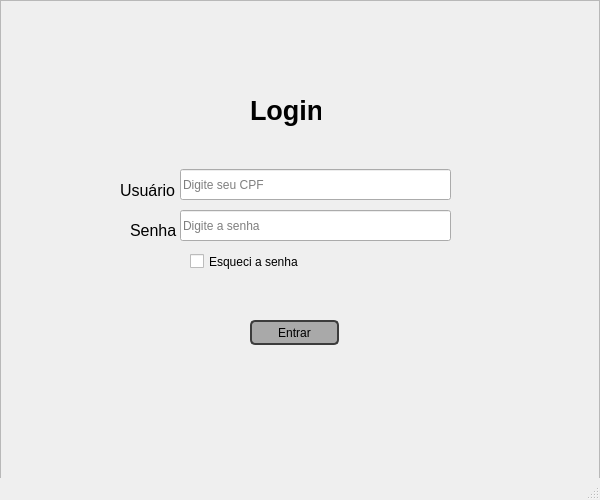
<?xml version="1.0" encoding="UTF-8"?>
<ui version="4.0">
 <class>Login</class>
 <widget class="QMainWindow" name="Login">
  <property name="geometry">
   <rect>
    <x>0</x>
    <y>0</y>
    <width>600</width>
    <height>500</height>
   </rect>
  </property>
  <property name="minimumSize">
   <size>
    <width>600</width>
    <height>500</height>
   </size>
  </property>
  <property name="maximumSize">
   <size>
    <width>600</width>
    <height>500</height>
   </size>
  </property>
  <property name="windowTitle">
   <string>LOGIN</string>
  </property>
  <widget class="QWidget" name="centralwidget">
   <widget class="QFrame" name="content">
    <property name="geometry">
     <rect>
      <x>0</x>
      <y>0</y>
      <width>600</width>
      <height>500</height>
     </rect>
    </property>
    <property name="inputMethodHints">
     <set>Qt::ImhDigitsOnly</set>
    </property>
    <property name="frameShape">
     <enum>QFrame::StyledPanel</enum>
    </property>
    <property name="frameShadow">
     <enum>QFrame::Raised</enum>
    </property>
    <widget class="QLabel" name="lblLogin">
     <property name="geometry">
      <rect>
       <x>250</x>
       <y>90</y>
       <width>71</width>
       <height>41</height>
      </rect>
     </property>
     <property name="font">
      <font>
       <pointsize>20</pointsize>
       <weight>75</weight>
       <bold>true</bold>
      </font>
     </property>
     <property name="text">
      <string>Login</string>
     </property>
    </widget>
    <widget class="QLabel" name="label">
     <property name="geometry">
      <rect>
       <x>120</x>
       <y>180</y>
       <width>81</width>
       <height>21</height>
      </rect>
     </property>
     <property name="font">
      <font>
       <pointsize>12</pointsize>
       <weight>50</weight>
       <bold>false</bold>
      </font>
     </property>
     <property name="text">
      <string>Usuário</string>
     </property>
    </widget>
    <widget class="QLabel" name="label_2">
     <property name="geometry">
      <rect>
       <x>130</x>
       <y>220</y>
       <width>61</width>
       <height>21</height>
      </rect>
     </property>
     <property name="font">
      <font>
       <pointsize>12</pointsize>
       <weight>50</weight>
       <bold>false</bold>
      </font>
     </property>
     <property name="text">
      <string>Senha</string>
     </property>
    </widget>
    <widget class="QLineEdit" name="txtUsuario">
     <property name="geometry">
      <rect>
       <x>180</x>
       <y>169</y>
       <width>271</width>
       <height>31</height>
      </rect>
     </property>
     <property name="inputMethodHints">
      <set>Qt::ImhDigitsOnly</set>
     </property>
     <property name="inputMask">
      <string notr="true">99999999999</string>
     </property>
     <property name="maxLength">
      <number>11</number>
     </property>
     <property name="placeholderText">
      <string>Digite seu CPF</string>
     </property>
    </widget>
    <widget class="QLineEdit" name="txtSenha">
     <property name="geometry">
      <rect>
       <x>180</x>
       <y>210</y>
       <width>271</width>
       <height>31</height>
      </rect>
     </property>
     <property name="maxLength">
      <number>16</number>
     </property>
     <property name="echoMode">
      <enum>QLineEdit::Password</enum>
     </property>
     <property name="placeholderText">
      <string>Digite a senha</string>
     </property>
    </widget>
    <widget class="QCheckBox" name="cbxEsqueciSenha">
     <property name="geometry">
      <rect>
       <x>190</x>
       <y>250</y>
       <width>131</width>
       <height>23</height>
      </rect>
     </property>
     <property name="text">
      <string>Esqueci a senha</string>
     </property>
    </widget>
    <widget class="QPushButton" name="btnLogar">
     <property name="geometry">
      <rect>
       <x>250</x>
       <y>320</y>
       <width>89</width>
       <height>25</height>
      </rect>
     </property>
     <property name="styleSheet">
      <string notr="true">QPushButton{
	background-color:#A9A9A9;
	border: 2px solid rgb(60,60,60);
	border-radius: 5px;
}
QPushButton:hover{
	background-color: #C0C0C0;
	border: 2px solid #ffffff;

}
QPushButton:pressed{
	background-color:rgb(250,230,0);
	border: 2px solid rgb(255,165,24);
	color: rgb(35,35,35);
}</string>
     </property>
     <property name="text">
      <string>Entrar</string>
     </property>
    </widget>
   </widget>
  </widget>
  <widget class="QMenuBar" name="menubar">
   <property name="geometry">
    <rect>
     <x>0</x>
     <y>0</y>
     <width>600</width>
     <height>22</height>
    </rect>
   </property>
  </widget>
  <widget class="QStatusBar" name="statusbar"/>
 </widget>
 <resources/>
 <connections/>
</ui>
